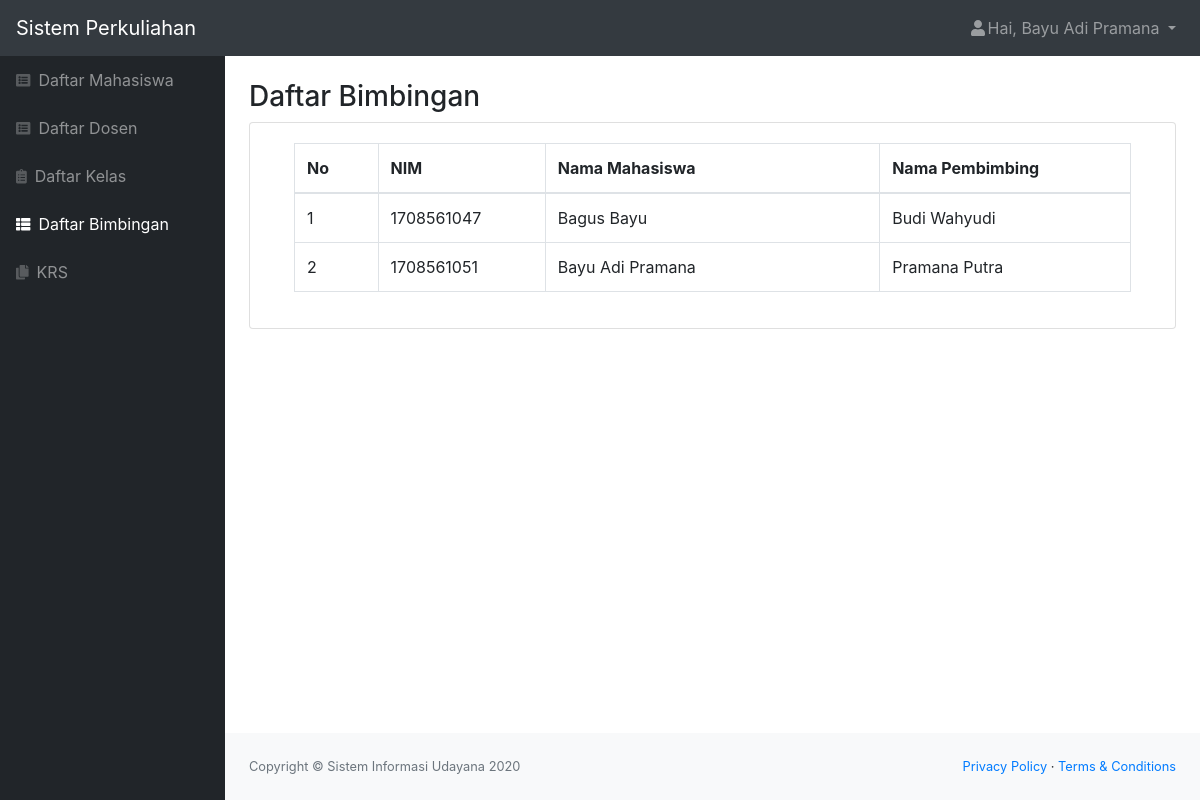
Page /bimbingan.php (signed in) on the committed database.
### tables this page shows
CREATE TABLE `bimbingan` (
  `id_bimbingan` int(11) NOT NULL,
  `id_dosen` int(11) NOT NULL,
  `id_mahasiswa` int(11) NOT NULL
);

CREATE TABLE `mahasiswa` (
  `id_mahasiswa` int(11) NOT NULL,
  `role` char(1) NOT NULL,
  `nim` char(10) NOT NULL,
  `nama` varchar(50) NOT NULL,
  `email` varchar(50) NOT NULL,
  `alamat` varchar(50) NOT NULL,
  `tanggal_lahir` date NOT NULL,
  `status` varchar(20) NOT NULL,
  `password` varchar(300) NOT NULL
);

CREATE TABLE `dosen` (
  `id_dosen` int(11) NOT NULL,
  `role` char(1) NOT NULL,
  `nip` varchar(25) NOT NULL,
  `nidn` char(10) NOT NULL,
  `nama` varchar(50) NOT NULL,
  `email` varchar(50) NOT NULL,
  `alamat` varchar(50) NOT NULL,
  `tanggal_lahir` date NOT NULL,
  `status` varchar(20) NOT NULL,
  `password` varchar(300) NOT NULL
);

### bimbingan.php (the view, shortened to what this page needs)
<?php
include "function.php";
$queryBimbingan = mysqli_query($koneksi, "SELECT bimbingan.id_bimbingan as id_bimbingan, mahasiswa.nim, dosen.nama as namados, mahasiswa.nama as namamah FROM bimbingan INNER JOIN dosen ON bimbingan.id_dosen=dosen.id_dosen INNER JOIN mahasiswa ON bimbingan.id_mahasiswa=mahasiswa.id_mahasiswa ORDER BY mahasiswa.nim asc");
$nama = $_SESSION['nama'];
$role = $_SESSION['role'];
?>
<!DOCTYPE html>
<html lang="en">
    <head>
        <link href="css/styles.css" rel="stylesheet" />
        <link href="https://cdn.datatables.net/1.10.20/css/dataTables.bootstrap4.min.css" rel="stylesheet" />
    </head>
    <body class="sb-nav-fixed">
        <nav class="sb-topnav navbar navbar-expand navbar-dark bg-dark">
            <a class="navbar-brand" href="index.html">Sistem Perkuliahan</a>
            <ul class="navbar-nav ml-auto">
                <li class="nav-item dropdown">
                    <a class="nav-link dropdown-toggle" id="userDropdown" href="#" role="button" data-toggle="dropdown" aria-haspopup="true" aria-expanded="false"><i class="fas fa-user fa-fw"></i>Hai, <?= $nama; ?> </a>
                </li>
            </ul>
        </nav>
        <div id="layoutSidenav">
            <div id="layoutSidenav_nav">
                <nav class="sb-sidenav accordion sb-sidenav-dark" id="sidenavAccordion">
                    <div class="sb-sidenav-menu">
                        <div class="nav">
                            <a class="nav-link" href="mahasiswa.php"
                                ><div class="sb-nav-link-icon"><i class="fas fa-list-alt"></i></div>
                                Daftar Mahasiswa</a
                            >
                            <a class="nav-link" href="dosen.php"
                                ><div class="sb-nav-link-icon"><i class="fas fa-list-alt"></i></div>
                                Daftar Dosen</a
                            >
                            <a class="nav-link" href="kelas.php"
                                ><div class="sb-nav-link-icon"><i class="fas fa-clipboard-list"></i></div>
                                Daftar Kelas</a
                            >
                            <a class="nav-link active" href="bimbingan.php"
                                ><div class="sb-nav-link-icon"><i class="fas fa-th-list"></i></div>
                                Daftar Bimbingan</a
                            >
                            <?php if($role == "1") { ?>
                            <a class="nav-link" href="krs.php"
                                ><div class="sb-nav-link-icon"><i class="fas fa-copy"></i></div>
                                KRS</a>
                            <?php } ?>
                        </div>
                    </div>
                </nav>
            </div>
            <div id="layoutSidenav_content">
                <main>
                    <div class="container-fluid">
                        <h3 class="mt-4">Daftar Bimbingan</h3>
                        <div class="card mb-4">
                            <div class="card-body">
                                <div class="table-responsive">
                                    <div class="container">
                                        <table class="table table-bordered" id="dataTable" width="100%" cellspacing="0">
                                            <thead>
                                                <tr>
                                                    <th class="col-sm-1">No</th>
                                                    <th class="col-sm-2">NIM</th>
                                                    <th class="col-sm-4">Nama Mahasiswa</th>
                                                    <th class="col-sm-3">Nama Pembimbing</th>
                                                </tr>
                                            </thead>
                                            <?php $i=1;
                                            foreach ($queryBimbingan as $data) : ?>
                                                <tr>
                                                    <td><?= $i++; ?></td>
                                                    <td><?= $data['nim']; ?></td>
                                                    <td><?= $data['namamah']; ?></td>
                                                    <td><?= $data['namados']; ?></td>
                                                </tr>
                                                    <?php endforeach; ?>
                                        </table>
                                    </div>
                                </div>
                            </div>
                        </div>
                    </div>
                </main>
                <footer class="py-4 bg-light mt-auto">
                    <div class="container-fluid">
                        <div class="d-flex align-items-center justify-content-between small">
                            <div class="text-muted">Copyright &copy; Sistem Informasi Udayana 2020</div>
                            <div>
                                <a href="#">Privacy Policy</a>
                                &middot;
                                <a href="#">Terms &amp; Conditions</a>
                            </div>
                        </div>
                    </div>
                </footer>
            </div>
        </div>
    </body>
</html>

### rows in the picture
bimbingan: id_mahasiswa.nim "1708561047", id_mahasiswa.nama "Bagus Bayu", id_dosen.nama "Budi Wahyudi"
bimbingan: id_mahasiswa.nim "1708561051", id_mahasiswa.nama "Bayu Adi Pramana", id_dosen.nama "Pramana Putra"

### other values in the picture
$nama "Bayu Adi Pramana"
